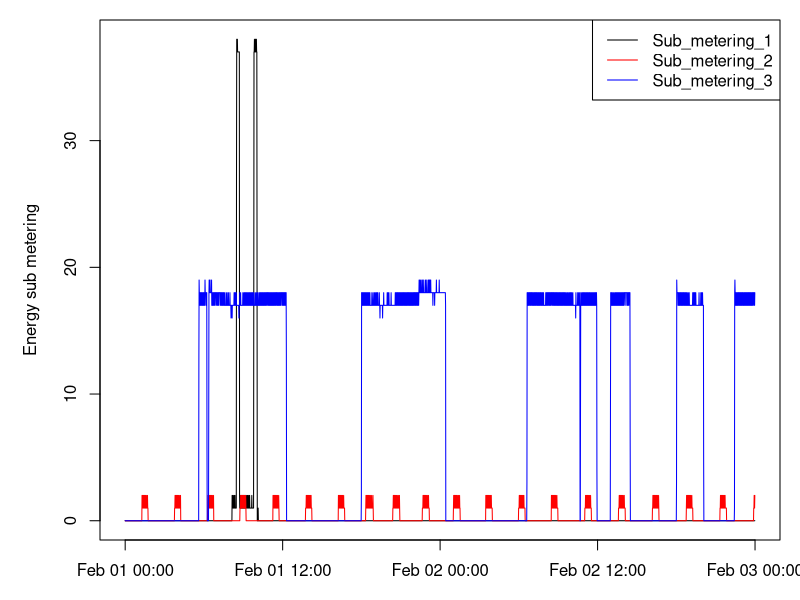

Write the R code that produced this figure.
# plot3.R

data <- read.table("tidy.txt", header=TRUE, sep = ";", na.strings="?",
                   colClasses = c("character", "character", "numeric", "numeric", 
                                  "numeric", "numeric", "numeric","numeric", "numeric"))

data2 <- cbind(paste(data$Date, data$Time, sep = " "),data[,3:9]) 

colnames(data2)[1]<-"Date"

data2$Date <- strptime(data2$Date,format="%d/%m/%Y %H:%M:%S")

x<-data2$Date
y1<-data2$Sub_metering_1
y2<-data2$Sub_metering_2
y3<-data2$Sub_metering_3 

Sys.setlocale("LC_ALL","English")

dev.new(width=480, height=480)
par(mar=c(3,5,1,1)) 
plot(range(x),range(c(y1,y2,y3)),type='n',xlab="",ylab="Energy sub metering")
lines(x,y1, type='l', col='black')
lines(x,y2, type='l', col='red')
lines(x,y3, type='l', col='blue')

# add a legend 
legend("topright", legend = c("Sub_metering_1","Sub_metering_2","Sub_metering_3"),
       lty = 1, col = c("black","red","blue"))

dev.copy(png,'plot3.png')
dev.off()